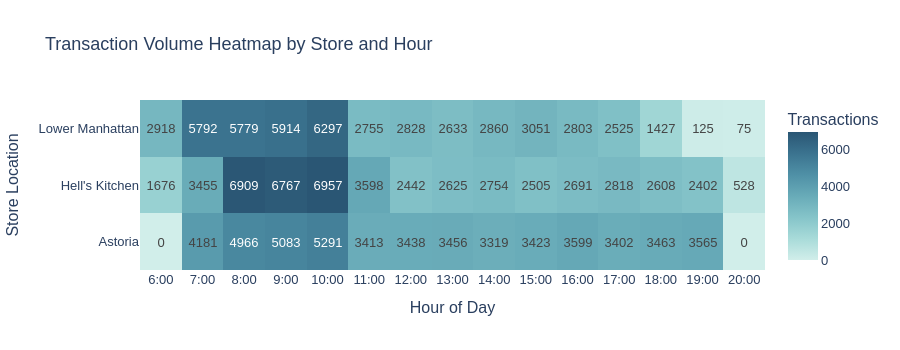

Notebook cell for this chart:
### Code cell
# ============================================================
# CHART 5: Hourly Heatmap per Store Location
# ============================================================
 
heatmap_data = (
    df.groupby(["store_location", "hour"])["transaction_id"]
    .count()
    .reset_index(name="transactions")
)
 
# Pivot: rows = store, cols = hour
heatmap_pivot = heatmap_data.pivot(index="store_location", columns="hour", values="transactions").fillna(0)
 
fig5 = go.Figure(data=go.Heatmap(
    z=heatmap_pivot.values,
    x=[f"{h}:00" for h in heatmap_pivot.columns],
    y=heatmap_pivot.index.tolist(),
    colorscale="Teal",
    text=heatmap_pivot.values.astype(int),
    texttemplate="%{text}",
    hovertemplate="Store: %{y}<br>Hour: %{x}<br>Transactions: %{z}<extra></extra>",
    colorbar=dict(title="Transactions")
))
 
fig5.update_layout(
    title="Transaction Volume Heatmap by Store and Hour",
    xaxis_title="Hour of Day",
    yaxis_title="Store Location",
    plot_bgcolor="white",
    paper_bgcolor="white",
    font=dict(family="Arial", size=13),
    height=350
)
 
fig5.write_html("charts/chart5_heatmap_store_hour.html")
fig5.show()
print("✓ Chart 5: Store-Hour Heatmap saved.")

### Figure 1 — Plotly figure (JSON) as saved in the notebook; plotly's stock layout.template omitted (floating-point values rounded to 4 significant figures)
{"data": [{"colorbar": {"title": {"text": "Transactions"}}, "colorscale": [[0, "rgb(209, 238, 234)"], [0.1667, "rgb(168, 219, 217)"], [0.3333, "rgb(133, 196, 201)"], [0.5, "rgb(104, 171, 184)"], [0.6667, "rgb(79, 144, 166)"], [0.8333, "rgb(59, 115, 143)"], [1, "rgb(42, 86, 116)"]], "hovertemplate": "Store: %{y}<br>Hour: %{x}<br>Transactions: %{z}<extra></extra>", "text": [[0, 4181, 4966, 5083, 5291, 3413, 3438, 3456, 3319, 3423, 3599, 3402, 3463, 3565, 0], [1676, 3455, 6909, 6767, 6957, 3598, 2442, 2625, 2754, 2505, 2691, 2818, 2608, 2402, 528], [2918, 5792, 5779, 5914, 6297, 2755, 2828, 2633, 2860, 3051, 2803, 2525, 1427, 125, 75]], "texttemplate": "%{text}", "type": "heatmap", "x": ["6:00", "7:00", "8:00", "9:00", "10:00", "11:00", "12:00", "13:00", "14:00", "15:00", "16:00", "17:00", "18:00", "19:00", "20:00"], "y": ["Astoria", "Hell's Kitchen", "Lower Manhattan"], "z": [[0.0, 4181.0, 4966.0, 5083.0, 5291.0, 3413.0, 3438.0, 3456.0, 3319.0, 3423.0, 3599.0, 3402.0, 3463.0, 3565.0, 0.0], [1676.0, 3455.0, 6909.0, 6767.0, 6957.0, 3598.0, 2442.0, 2625.0, 2754.0, 2505.0, 2691.0, 2818.0, 2608.0, 2402.0, 528.0], [2918.0, 5792.0, 5779.0, 5914.0, 6297.0, 2755.0, 2828.0, 2633.0, 2860.0, 3051.0, 2803.0, 2525.0, 1427.0, 125.0, 75.0]]}], "layout": {"font": {"family": "Arial", "size": 13}, "height": 350, "paper_bgcolor": "white", "plot_bgcolor": "white", "title": {"text": "Transaction Volume Heatmap by Store and Hour"}, "xaxis": {"title": {"text": "Hour of Day"}}, "yaxis": {"title": {"text": "Store Location"}}}}
